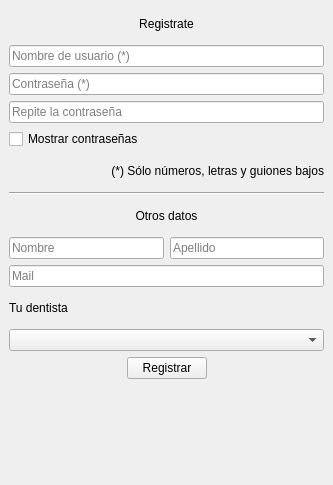
<?xml version="1.0" encoding="UTF-8"?>
<ui version="4.0">
 <class>Registro</class>
 <widget class="QWidget" name="Registro">
  <property name="geometry">
   <rect>
    <x>0</x>
    <y>0</y>
    <width>333</width>
    <height>485</height>
   </rect>
  </property>
  <property name="windowTitle">
   <string>Form</string>
  </property>
  <layout class="QGridLayout" name="gridLayout_2">
   <property name="leftMargin">
    <number>0</number>
   </property>
   <property name="topMargin">
    <number>0</number>
   </property>
   <property name="rightMargin">
    <number>0</number>
   </property>
   <property name="bottomMargin">
    <number>0</number>
   </property>
   <property name="spacing">
    <number>0</number>
   </property>
   <item row="0" column="0">
    <widget class="Image" name="background" native="true">
     <property name="font">
      <font>
       <weight>50</weight>
       <bold>false</bold>
      </font>
     </property>
     <layout class="QGridLayout" name="gridLayout_3">
      <item row="4" column="0" colspan="2">
       <widget class="QCheckBox" name="showPasswordsCheckBox">
        <property name="focusPolicy">
         <enum>Qt::NoFocus</enum>
        </property>
        <property name="text">
         <string>Mostrar contraseñas</string>
        </property>
        <property name="tristate">
         <bool>false</bool>
        </property>
       </widget>
      </item>
      <item row="5" column="0" colspan="2">
       <widget class="QLabel" name="infoLabel">
        <property name="text">
         <string>(*) Sólo números, letras y guiones bajos</string>
        </property>
        <property name="alignment">
         <set>Qt::AlignRight|Qt::AlignTrailing|Qt::AlignVCenter</set>
        </property>
        <property name="wordWrap">
         <bool>true</bool>
        </property>
       </widget>
      </item>
      <item row="12" column="0" rowspan="2" colspan="2">
       <spacer name="topSpacer">
        <property name="orientation">
         <enum>Qt::Vertical</enum>
        </property>
        <property name="sizeHint" stdset="0">
         <size>
          <width>20</width>
          <height>40</height>
         </size>
        </property>
       </spacer>
      </item>
      <item row="14" column="0" colspan="2">
       <widget class="QLabel" name="lError">
        <property name="text">
         <string/>
        </property>
        <property name="alignment">
         <set>Qt::AlignRight|Qt::AlignTrailing|Qt::AlignVCenter</set>
        </property>
        <property name="wordWrap">
         <bool>true</bool>
        </property>
       </widget>
      </item>
      <item row="0" column="0" colspan="2">
       <widget class="QLabel" name="label">
        <property name="text">
         <string>Registrate</string>
        </property>
        <property name="alignment">
         <set>Qt::AlignCenter</set>
        </property>
        <property name="wordWrap">
         <bool>true</bool>
        </property>
       </widget>
      </item>
      <item row="10" column="0" colspan="2">
       <widget class="QComboBox" name="cbDentistas">
        <property name="focusPolicy">
         <enum>Qt::NoFocus</enum>
        </property>
       </widget>
      </item>
      <item row="3" column="0" colspan="2">
       <widget class="QLineEdit" name="leRePassword">
        <property name="maxLength">
         <number>50</number>
        </property>
        <property name="echoMode">
         <enum>QLineEdit::Password</enum>
        </property>
        <property name="placeholderText">
         <string>Repite la contraseña</string>
        </property>
       </widget>
      </item>
      <item row="2" column="0" colspan="2">
       <widget class="QLineEdit" name="lePassword">
        <property name="echoMode">
         <enum>QLineEdit::Password</enum>
        </property>
        <property name="placeholderText">
         <string>Contraseña (*)</string>
        </property>
       </widget>
      </item>
      <item row="6" column="0" colspan="2">
       <widget class="Line" name="separatorLine">
        <property name="orientation">
         <enum>Qt::Horizontal</enum>
        </property>
       </widget>
      </item>
      <item row="8" column="0" colspan="2">
       <layout class="QGridLayout" name="gridLayout">
        <item row="2" column="0" colspan="2">
         <widget class="QLineEdit" name="leMail">
          <property name="maxLength">
           <number>50</number>
          </property>
          <property name="placeholderText">
           <string>Mail</string>
          </property>
         </widget>
        </item>
        <item row="0" column="0">
         <widget class="QLineEdit" name="leNombre">
          <property name="maxLength">
           <number>50</number>
          </property>
          <property name="placeholderText">
           <string>Nombre</string>
          </property>
         </widget>
        </item>
        <item row="0" column="1">
         <widget class="QLineEdit" name="leApellido">
          <property name="maxLength">
           <number>50</number>
          </property>
          <property name="placeholderText">
           <string>Apellido</string>
          </property>
         </widget>
        </item>
       </layout>
      </item>
      <item row="11" column="0" colspan="2">
       <layout class="QHBoxLayout" name="horizontalLayout_2">
        <item>
         <spacer name="horizontalSpacer">
          <property name="orientation">
           <enum>Qt::Horizontal</enum>
          </property>
          <property name="sizeHint" stdset="0">
           <size>
            <width>40</width>
            <height>20</height>
           </size>
          </property>
         </spacer>
        </item>
        <item>
         <widget class="QPushButton" name="startButton">
          <property name="enabled">
           <bool>true</bool>
          </property>
          <property name="focusPolicy">
           <enum>Qt::NoFocus</enum>
          </property>
          <property name="text">
           <string>Registrar</string>
          </property>
         </widget>
        </item>
        <item>
         <spacer name="horizontalSpacer_2">
          <property name="orientation">
           <enum>Qt::Horizontal</enum>
          </property>
          <property name="sizeHint" stdset="0">
           <size>
            <width>40</width>
            <height>20</height>
           </size>
          </property>
         </spacer>
        </item>
       </layout>
      </item>
      <item row="7" column="0" colspan="2">
       <widget class="QLabel" name="membersNameLabel">
        <property name="text">
         <string>Otros datos</string>
        </property>
        <property name="alignment">
         <set>Qt::AlignCenter</set>
        </property>
        <property name="wordWrap">
         <bool>true</bool>
        </property>
       </widget>
      </item>
      <item row="1" column="0" colspan="2">
       <widget class="QLineEdit" name="leUsuario">
        <property name="maxLength">
         <number>50</number>
        </property>
        <property name="placeholderText">
         <string>Nombre de usuario (*)</string>
        </property>
       </widget>
      </item>
      <item row="9" column="0" colspan="2">
       <widget class="QLabel" name="label_2">
        <property name="text">
         <string>Tu dentista</string>
        </property>
       </widget>
      </item>
     </layout>
    </widget>
   </item>
  </layout>
 </widget>
 <customwidgets>
  <customwidget>
   <class>Image</class>
   <extends>QWidget</extends>
   <header>image.hpp</header>
   <container>1</container>
  </customwidget>
 </customwidgets>
 <tabstops>
  <tabstop>leUsuario</tabstop>
  <tabstop>lePassword</tabstop>
  <tabstop>leRePassword</tabstop>
  <tabstop>leNombre</tabstop>
  <tabstop>leApellido</tabstop>
  <tabstop>leMail</tabstop>
  <tabstop>cbDentistas</tabstop>
  <tabstop>startButton</tabstop>
 </tabstops>
 <resources/>
 <connections/>
</ui>
